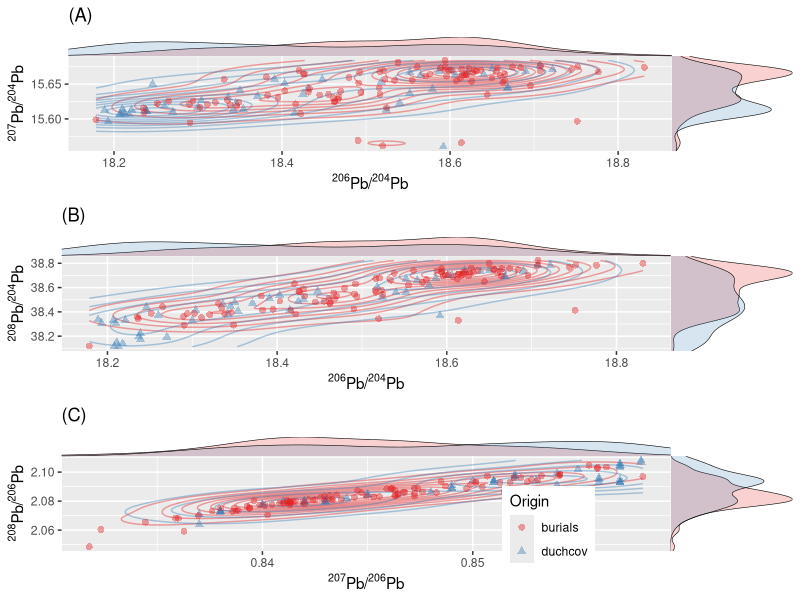

The R script that drew this image:
library(gridExtra)
library(ggforce)
library(tidyverse)
library(cowplot)

duchcov <- read_csv(here::here("data", "duchcov.csv"))

burials <- read_csv(here::here("data", "burial_grounds.csv"))

duchcov$cluster_km <- read_csv(here::here("data", "clusters.csv")) %>%
  mutate(kmeans = factor(kmeans)) %>%
  dplyr::pull()

duchcov <- duchcov %>% mutate(brooch = if_else(str_detect(type_eng, "^brooch_"),
                                               "brooch", "not brooch"),
                              brooch = factor(brooch, levels = c("brooch", "not brooch")))

burials <- burials %>% mutate(brooch = if_else(str_detect(type_eng, "brooch_"),
                                               "brooch", "not brooch"),
                              brooch = factor(brooch, levels = c("brooch", "not brooch")))

# lab_A <- expression(paste("(A) Isospace "^206, "Pb/", ""^204, "Pb to ", ""^207, "Pb/", ""^204, "Pb"))
# lab_B <- expression(paste("(B) Isospace "^206, "Pb/", ""^204, "Pb to ", ""^208, "Pb/", ""^204, "Pb"))
# lab_C <- expression(paste("(C) Isospace "^207, "Pb/", ""^206, "Pb to ", ""^208, "Pb/", ""^206, "Pb"))
lab_A <- expression(paste("(A)"))
lab_B <- expression(paste("(B)"))
lab_C <- expression(paste("(C)"))

lab_206_207 <- labs(x = expression(paste(""^206, "Pb/", ""^204, "Pb")),
                    y = expression(paste(""^207, "Pb/", ""^204, "Pb")), title = lab_A)
lab_206_208 <- labs(x = expression(paste(""^206, "Pb/", ""^204, "Pb")),
                    y = expression(paste(""^208, "Pb/", ""^204, "Pb")), title = lab_B)
lab_207_208 <- labs(x = expression(paste(""^207, "Pb/", ""^206, "Pb")),
                    y = expression(paste(""^208, "Pb/", ""^206, "Pb")), title = lab_C)

# Figure 10: Density distribution of burial finds and the Duchcov hoard. 
origin <- bind_rows(duchcov = duchcov[, c("Pb207_204", "Pb206_204", 
                                          "Pb208_204", "Pb208_206", 
                                          "Pb207_206", "brooch")],
                    burials = burials[, c("Pb207_204", "Pb206_204", 
                                          "Pb208_204", "Pb208_206", 
                                          "Pb207_206", "brooch")],
                    .id = "origin")

# 1

pmain206_207 <- ggplot(origin, aes(Pb206_204, Pb207_204, color = origin)) +
  stat_density2d(show.legend = FALSE, alpha = 0.4) +
  geom_point(aes(shape = origin), size = 2, alpha = 0.4) +
  scale_color_brewer(palette = "Set1") +
  labs(color = "Origin", shape = "Origin") + lab_206_207 + theme(legend.position = "none")

ydens206_207 <- axis_canvas(pmain206_207, axis = "y", coord_flip = TRUE) +
  geom_density(data = origin, aes(x = Pb207_204, fill = origin),
               alpha = 0.2, size = 0.2)+
  coord_flip() +
  scale_fill_brewer(palette = "Set1")

xdens206_207 <- axis_canvas(pmain206_207, axis = "x", coord_flip = FALSE) +
  geom_density(data = origin, aes(x = Pb206_204, fill = origin),
               alpha = 0.2, size = 0.2) +
  scale_fill_brewer(palette = "Set1")

pfinal206_207 <- insert_yaxis_grob(pmain206_207, ydens206_207, 
                                   grid::unit(.2, "null"), position = "right")
pfinal206_207 <- insert_xaxis_grob(pfinal206_207, xdens206_207, 
                                   grid::unit(.2, "null"), position = "top")

f10A <- ggdraw(pfinal206_207)

# 2
pmain206_208 <- ggplot(origin, aes(Pb206_204, Pb208_204, color = origin)) +
  stat_density2d(show.legend = FALSE, alpha = 0.4) +
  geom_point(aes(shape = origin), size = 2, alpha = 0.4) +
  scale_color_brewer(palette = "Set1") +
  labs(color = "Origin", shape = "Origin") + lab_206_208  + theme(legend.position = "none")

ydens206_208 <- axis_canvas(pmain206_208, axis = "y", coord_flip = TRUE) +
  geom_density(data = origin, aes(x = Pb208_204, fill = origin),
               alpha = 0.2, size = 0.2)+
  coord_flip() +
  scale_fill_brewer(palette = "Set1")

xdens206_208 <- axis_canvas(pmain206_208, axis = "x", coord_flip = FALSE) +
  geom_density(data = origin, aes(x = Pb206_204, fill = origin),
               alpha = 0.2, size = 0.2) +
  scale_fill_brewer(palette = "Set1")

pfinal206_208 <- insert_yaxis_grob(pmain206_208, ydens206_208, 
                                   grid::unit(.2, "null"), position = "right")
pfinal206_208 <- insert_xaxis_grob(pfinal206_208, xdens206_208, 
                                   grid::unit(.2, "null"), position = "top")

f10B <- ggdraw(pfinal206_208)

# 3
pmain207_208 <- ggplot(origin, aes(Pb207_206, Pb208_206, color = origin)) +
  stat_density2d(show.legend = FALSE, alpha = 0.4) +
  geom_point(aes(shape = origin), size = 2, alpha = 0.4) +
  scale_color_brewer(palette = "Set1") +
  labs(color = "Origin", shape = "Origin") + lab_207_208 + theme(legend.position = c(0.8, 0.24))

ydens207_208 <- axis_canvas(pmain207_208, axis = "y", coord_flip = TRUE) +
  geom_density(data = origin, aes(x = Pb208_206, fill = origin),
               alpha = 0.2, size = 0.2)+
  coord_flip() +
  scale_fill_brewer(palette = "Set1")

xdens207_208 <- axis_canvas(pmain207_208, axis = "x", coord_flip = FALSE) +
  geom_density(data = origin, aes(x = Pb207_206, fill = origin),
               alpha = 0.2, size = 0.2) +
  scale_fill_brewer(palette = "Set1")

pfinal207_208 <- insert_yaxis_grob(pmain207_208, ydens207_208, 
                                   grid::unit(.2, "null"), position = "right")
pfinal207_208 <- insert_xaxis_grob(pfinal207_208, xdens207_208, 
                                   grid::unit(.2, "null"), position = "top")

f10C <- ggdraw(pfinal207_208)

# pdf("./plots/final/fig10.pdf", width = 15, height = 4)
f10 <- grid.arrange(f10A, f10B, f10C, ncol = 1)
# dev.off()

ggsave(here::here("plots", "FIG10.pdf"), plot = f10, device = "pdf", width = 90, height = 240, units = "mm")
